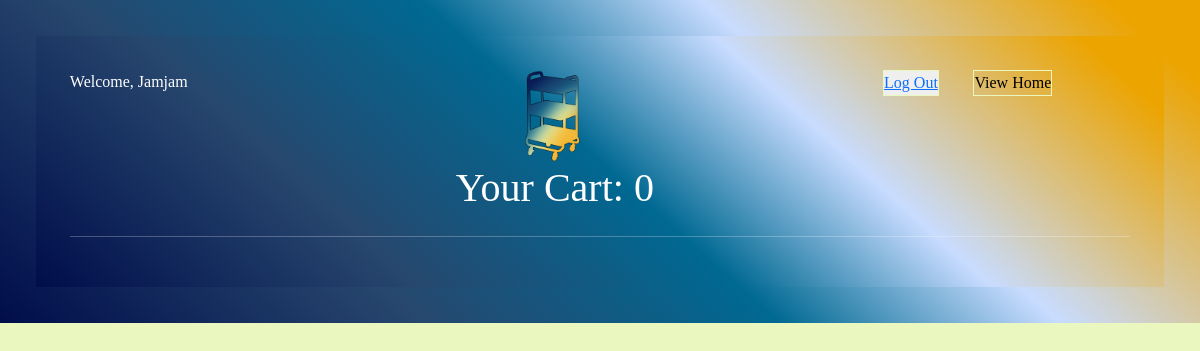
Page /cart.html (signed in) on the earlier database version.
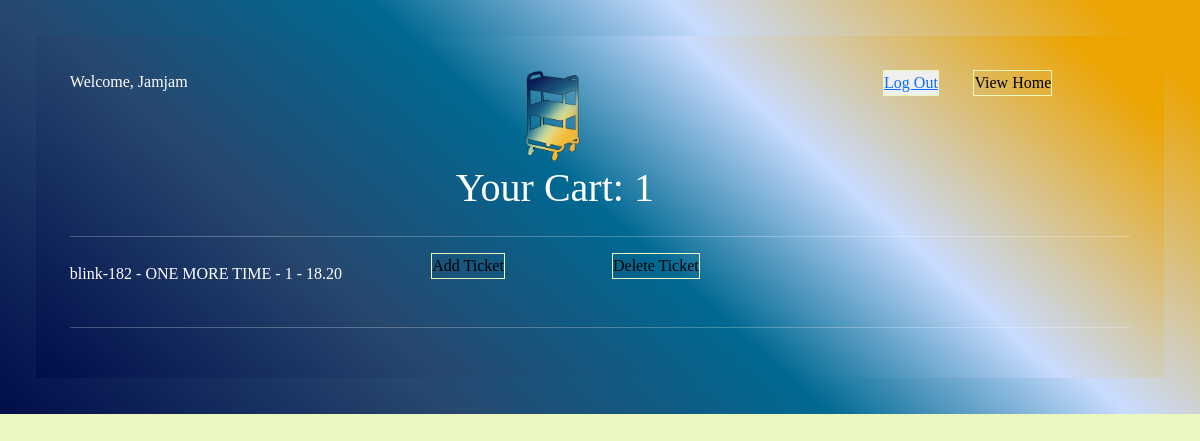
Same page on the later database version.
### ticketlive/models.py (models this page shows, shortened)
class Ticket(models.Model):
    user = models.ForeignKey(User, on_delete=models.CASCADE, blank=True, null=True)  # maps ticket information to user
    name = models.CharField(max_length=150, blank=True, null=True)
    quantity = models.IntegerField(blank=True, null=True)
    price = models.DecimalField(max_digits=9, decimal_places=2, blank=True, null=True)
    address = models.CharField(max_length=150, blank=True, null=True)
    time = models.CharField(max_length=150, blank=True, null=True)
    image = models.CharField(max_length=150, blank=True, null=True)

### ticketlive/views.py (the view)
# urls.py: path('cart.html', views.cart_view, name='cart_view'),
def cart_view(request):
    tickets = Ticket.objects.filter(user=request.user)
    context = {'tickets': tickets, 'username': request.user.username}
    return render(request, 'cart.html', context)

### templates/cart.html (shortened to what this page needs)
{% load static %}
<!DOCTYPE html>
<html lang="en">
<head>
    <link href="https://cdn.jsdelivr.net/npm/bootstrap@5.3.2/dist/css/bootstrap.min.css" rel="stylesheet"
>
    <link rel="stylesheet" href="{% static 'css/h4style.css' %}">
</head>
<body>
<div class="container-fluid" id="heading">
    {% if user.is_authenticated %}
        <div class="container" id="heading">
            <div class="row">
                <div class="col-2">
                    <p>Welcome, {{ username }}</p>
                </div>
                <div class="col-7 text-center">
                    <img src="{% static 'images/cart.png' %}" alt="cart" class="log-in-img">
                    <h1>Your Cart: {{ tickets|length }}</h1>
                </div>
                <div class="col-1 text-right">
                    <button class="log-in" type="submit" value="logout">
                        <a href="{% url 'logout' %}">Log Out</a>
                    </button>
                </div>
                <div class="col-2">
                    <a href="{% url 'index' %}" class="btn log-in">View Home</a>
                </div>
            </div>
            <hr>
            <div>
                {% for ticket in tickets %}
                    <div class="row align-items-center">
                        <div class="col-4">
                            <p>{{ ticket.name }} - {{ ticket.quantity }} - {{ ticket.price }}</p>
                        </div>
                        <div class="col-2">
                            <form action="{% url 'update_cart' ticket.id %}" method="POST" >
                                <button type="submit" name="action" value="remove" class="btn log-in">Add Ticket</button>
                            </form>
                        </div>
                        <div class="col-2">
                            <form action="{% url 'delete_cart' ticket.id %}" method="POST">
                                <button type="submit" name="action" value="delete_all" class="btn log-in">Delete Ticket</button>
                            </form>
                        </div>
                    </div>
                    <hr>
                {% endfor %}
            </div>
        </div>
</div>
    {% else %}
        <button type="button" class="btn col-4 log-in">
            <a href="{% url 'login' %}">
                <img src="{% static 'images/Login.png' %}" id="logo" alt="logoImg" class="log-in-img" name="login"> Login In
            </a>
        </button>
    {% endif %}
</body>
</html>

### static/css/h4style.css (style rules this page uses)
body { background: #EAF8BF; font-family: Verdana; margin: 0; padding: 0; overflow-x: hidden; min-height: 100vh; display: flex; flex-direction: column; }
#heading { background: rgb(0, 13, 74); background: linear-gradient(42deg, rgba(0, 13, 74, 1) 0%, rgba(39, 71, 110, 1) 27%, rgba(0, 105, 146, 1) 50%, rgba(200, 220, 255, 1) 68%, rgba(236, 164, 0, 1) 94%); color: white; padding: 3%; }
.log-in-img { width: 10%; padding: 0; display: block; margin-left: auto; margin-right: auto; }
.log-in { color: black; padding: 0; margin-bottom: 20%; border: 1px solid #EAF8BF; border-radius: 0; }

Differences in the rows shown:
added Ticket: name "blink-182 - ONE MORE TIME", quantity "1", price "18.20"
Other differences:
{{ tickets|length }}: "0" → "1"
